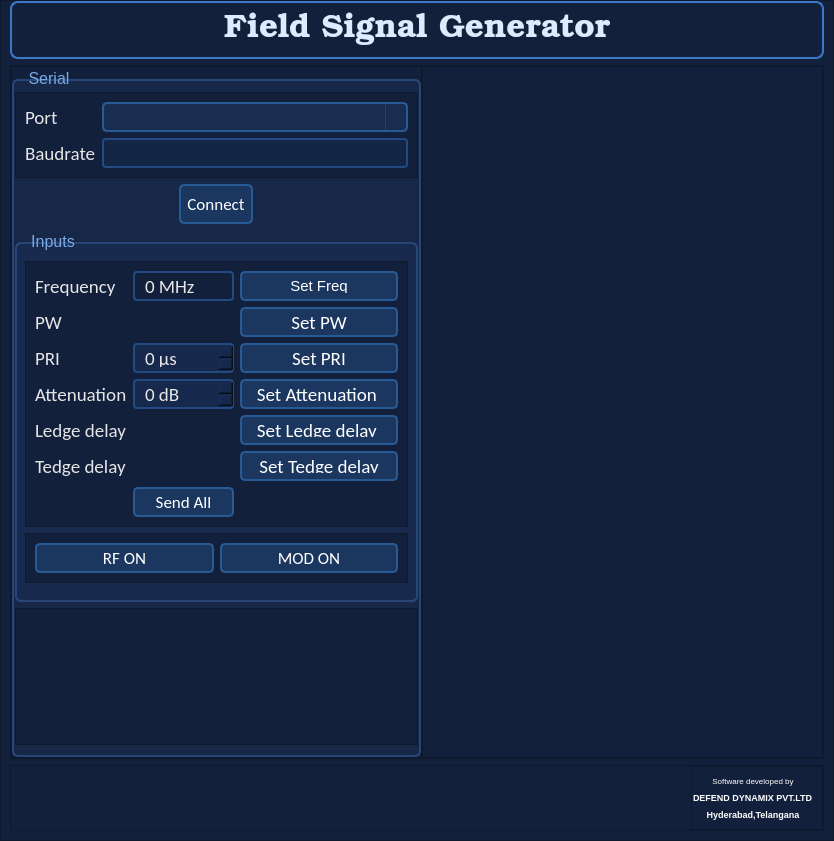
<?xml version="1.0" encoding="UTF-8"?>
<ui version="4.0">
 <class>FieldSignalGenerator</class>
 <widget class="QWidget" name="FieldSignalGenerator">
  <property name="geometry">
   <rect>
    <x>0</x>
    <y>0</y>
    <width>834</width>
    <height>841</height>
   </rect>
  </property>
  <property name="windowTitle">
   <string>Field Signal Generator</string>
  </property>
  <property name="windowIcon">
   <iconset resource="../../../R_PorpoiseTestJig/Src/Resources.qrc">
    <normaloff>:/icons/Resource/icons/Defend Dynamics.png</normaloff>:/icons/Resource/icons/Defend Dynamics.png</iconset>
  </property>
  <property name="styleSheet">
   <string notr="true">background-color: rgb(18, 32, 60);
color: rgb(230, 230, 230);</string>
  </property>
  <layout class="QVBoxLayout" name="verticalLayout">
   <property name="leftMargin">
    <number>0</number>
   </property>
   <property name="topMargin">
    <number>0</number>
   </property>
   <property name="rightMargin">
    <number>0</number>
   </property>
   <property name="bottomMargin">
    <number>0</number>
   </property>
   <item>
    <widget class="QFrame" name="frame_3">
     <property name="sizePolicy">
      <sizepolicy hsizetype="Preferred" vsizetype="Preferred">
       <horstretch>0</horstretch>
       <verstretch>0</verstretch>
      </sizepolicy>
     </property>
     <property name="minimumSize">
      <size>
       <width>0</width>
       <height>0</height>
      </size>
     </property>
     <property name="maximumSize">
      <size>
       <width>16777215</width>
       <height>16777215</height>
      </size>
     </property>
     <property name="styleSheet">
      <string notr="true"/>
     </property>
     <property name="frameShape">
      <enum>QFrame::StyledPanel</enum>
     </property>
     <property name="frameShadow">
      <enum>QFrame::Raised</enum>
     </property>
     <layout class="QVBoxLayout" name="verticalLayout_2">
      <property name="topMargin">
       <number>0</number>
      </property>
      <item>
       <widget class="QLabel" name="label_4">
        <property name="font">
         <font>
          <family>Bookman Old Style</family>
          <pointsize>25</pointsize>
          <weight>50</weight>
          <italic>false</italic>
          <bold>false</bold>
         </font>
        </property>
        <property name="styleSheet">
         <string notr="true">QLabel {
    color: rgb(220, 235, 255);
    font: bold 25pt &quot;calibri&quot;;
    padding: 10px;
    border: 2px solid rgb(60, 120, 200);
    border-radius: 8px;

    background-color: qlineargradient(
        x1:0, y1:0, x2:0, y2:1,
        stop:0 rgb(45, 90, 160),
        stop:1 rgb(18, 32, 60)
    );
}</string>
        </property>
        <property name="text">
         <string>Field Signal Generator</string>
        </property>
        <property name="alignment">
         <set>Qt::AlignCenter</set>
        </property>
       </widget>
      </item>
      <item>
       <widget class="QFrame" name="frame">
        <property name="frameShape">
         <enum>QFrame::StyledPanel</enum>
        </property>
        <property name="frameShadow">
         <enum>QFrame::Raised</enum>
        </property>
        <layout class="QHBoxLayout" name="horizontalLayout">
         <property name="spacing">
          <number>0</number>
         </property>
         <property name="leftMargin">
          <number>0</number>
         </property>
         <property name="topMargin">
          <number>0</number>
         </property>
         <property name="rightMargin">
          <number>0</number>
         </property>
         <property name="bottomMargin">
          <number>0</number>
         </property>
         <item>
          <widget class="QFrame" name="frame_2">
           <property name="sizePolicy">
            <sizepolicy hsizetype="Fixed" vsizetype="Preferred">
             <horstretch>0</horstretch>
             <verstretch>0</verstretch>
            </sizepolicy>
           </property>
           <property name="frameShape">
            <enum>QFrame::StyledPanel</enum>
           </property>
           <property name="frameShadow">
            <enum>QFrame::Raised</enum>
           </property>
           <layout class="QVBoxLayout" name="verticalLayout_3">
            <property name="spacing">
             <number>0</number>
            </property>
            <property name="leftMargin">
             <number>0</number>
            </property>
            <property name="topMargin">
             <number>0</number>
            </property>
            <property name="rightMargin">
             <number>0</number>
            </property>
            <property name="bottomMargin">
             <number>0</number>
            </property>
            <item>
             <widget class="QGroupBox" name="groupBox_4">
              <property name="sizePolicy">
               <sizepolicy hsizetype="Preferred" vsizetype="Preferred">
                <horstretch>0</horstretch>
                <verstretch>0</verstretch>
               </sizepolicy>
              </property>
              <property name="font">
               <font>
                <family>Arial</family>
                <pointsize>12</pointsize>
               </font>
              </property>
              <property name="styleSheet">
               <string notr="true">QGroupBox {
    border: 2px solid rgb(40, 70, 120);        /* navy-based border */
    background-color: rgba(25, 45, 80, 150);   /* slightly lighter navy */
    border-radius: 6px;
    margin-top: 12px;
    padding: 8px;
}

QGroupBox::title {
    subcontrol-origin: margin;
    subcontrol-position: top left;
    margin-left: 8px;
    padding: 2px 6px;
    color: rgb(120, 170, 230);                 /* soft sky-blue title */
    background-color: transparent;
    font-weight: bold;
}</string>
              </property>
              <property name="title">
               <string>Serial</string>
              </property>
              <layout class="QVBoxLayout" name="verticalLayout_10">
               <property name="leftMargin">
                <number>0</number>
               </property>
               <property name="topMargin">
                <number>0</number>
               </property>
               <property name="rightMargin">
                <number>0</number>
               </property>
               <item>
                <widget class="QFrame" name="frame_12">
                 <property name="frameShape">
                  <enum>QFrame::StyledPanel</enum>
                 </property>
                 <property name="frameShadow">
                  <enum>QFrame::Raised</enum>
                 </property>
                 <layout class="QFormLayout" name="formLayout_4">
                  <item row="0" column="0">
                   <widget class="QLabel" name="label_14">
                    <property name="font">
                     <font>
                      <family>Calibri</family>
                      <pointsize>14</pointsize>
                     </font>
                    </property>
                    <property name="text">
                     <string>Port</string>
                    </property>
                   </widget>
                  </item>
                  <item row="0" column="1">
                   <widget class="QComboBox" name="CB_PL_Port">
                    <property name="minimumSize">
                     <size>
                      <width>0</width>
                      <height>30</height>
                     </size>
                    </property>
                    <property name="maximumSize">
                     <size>
                      <width>16777215</width>
                      <height>30</height>
                     </size>
                    </property>
                    <property name="font">
                     <font>
                      <family>Arial</family>
                      <pointsize>12</pointsize>
                     </font>
                    </property>
                    <property name="styleSheet">
                     <string notr="true">QComboBox {
    background-color: rgb(25, 45, 80);
    color: white;
    border: 2px solid rgb(40, 90, 150);
    border-radius: 5px;
    padding: 4px 25px 4px 8px;
}


QComboBox::drop-down {
    subcontrol-origin: padding;
    subcontrol-position: top right;
    width: 20px;
    border-left: 1px solid #2c3f5e;
}

QComboBox::down-arrow {
    image: url(:/icons/down_arrow_white.png); /* your white arrow icon */
    width: 10px;
    height: 10px;
}

QComboBox QAbstractItemView {
    background-color: #111822;
    border: 1px solid #2c3f5e;
    selection-background-color: #4d79ff;
    color: white;
}

QComboBox::down-arrow {
    image: url(:/icons/ARrow.png);
    width: 10px;
    height: 10px;
}</string>
                    </property>
                   </widget>
                  </item>
                  <item row="1" column="0">
                   <widget class="QLabel" name="label_16">
                    <property name="font">
                     <font>
                      <family>Calibri</family>
                      <pointsize>14</pointsize>
                     </font>
                    </property>
                    <property name="text">
                     <string>Baudrate</string>
                    </property>
                   </widget>
                  </item>
                  <item row="1" column="1">
                   <widget class="QLineEdit" name="LE_PL_Baud">
                    <property name="minimumSize">
                     <size>
                      <width>0</width>
                      <height>30</height>
                     </size>
                    </property>
                    <property name="maximumSize">
                     <size>
                      <width>16777215</width>
                      <height>30</height>
                     </size>
                    </property>
                    <property name="font">
                     <font>
                      <family>Arial</family>
                      <pointsize>12</pointsize>
                     </font>
                    </property>
                    <property name="styleSheet">
                     <string notr="true">QLineEdit {
    background-color: rgb(20, 38, 70);
    color: rgb(230, 230, 230);
    border: 2px solid rgb(35, 75, 130);
    border-radius: 4px;
    padding: 4px 6px;
}

QLineEdit:focus {
    border: 2px solid rgb(100, 170, 255);
    background-color: rgb(25, 50, 90);
}</string>
                    </property>
                   </widget>
                  </item>
                 </layout>
                </widget>
               </item>
               <item alignment="Qt::AlignHCenter">
                <widget class="QPushButton" name="PB_PL_Conn">
                 <property name="minimumSize">
                  <size>
                   <width>0</width>
                   <height>40</height>
                  </size>
                 </property>
                 <property name="maximumSize">
                  <size>
                   <width>16777215</width>
                   <height>40</height>
                  </size>
                 </property>
                 <property name="font">
                  <font>
                   <family>calibri</family>
                   <pointsize>13</pointsize>
                   <weight>50</weight>
                   <italic>false</italic>
                   <bold>false</bold>
                  </font>
                 </property>
                 <property name="styleSheet">
                  <string notr="true">QPushButton {
    background-color: rgb(28, 55, 95);
    color: white;
    border: 2px solid rgb(40, 90, 150);
    border-radius: 5px;
    padding: 6px;
    font: 13pt &quot;calibri&quot;;
}

QPushButton:hover {
    background-color: rgb(50, 110, 190);
}

QPushButton:pressed {
    background-color: rgb(20, 45, 80);
    border: 2px solid rgb(100, 170, 255);
}</string>
                 </property>
                 <property name="text">
                  <string>Connect</string>
                 </property>
                 <property name="icon">
                  <iconset resource="../../../R_PorpoiseTestJig/Src/Resources.qrc">
                   <normaloff>:/icons/connected.png</normaloff>:/icons/connected.png</iconset>
                 </property>
                 <property name="iconSize">
                  <size>
                   <width>30</width>
                   <height>30</height>
                  </size>
                 </property>
                </widget>
               </item>
               <item>
                <widget class="QGroupBox" name="groupBox_5">
                 <property name="sizePolicy">
                  <sizepolicy hsizetype="Preferred" vsizetype="Preferred">
                   <horstretch>0</horstretch>
                   <verstretch>0</verstretch>
                  </sizepolicy>
                 </property>
                 <property name="font">
                  <font>
                   <family>Arial</family>
                   <pointsize>12</pointsize>
                  </font>
                 </property>
                 <property name="title">
                  <string>Inputs</string>
                 </property>
                 <layout class="QVBoxLayout" name="verticalLayout_11">
                  <property name="leftMargin">
                   <number>0</number>
                  </property>
                  <property name="rightMargin">
                   <number>0</number>
                  </property>
                  <item>
                   <widget class="QFrame" name="frame_4">
                    <property name="styleSheet">
                     <string notr="true">QPushButton {
    background-color: rgb(28, 55, 95);
    color: white;
    border: 2px solid rgb(40, 90, 150);
    border-radius: 5px;
    padding: 6px;
    font: 14pt &quot;calibri&quot;;
}

QPushButton:hover {
    background-color: rgb(50, 110, 190);
}

QPushButton:pressed {
    background-color: rgb(20, 45, 80);
    border: 2px solid rgb(100, 170, 255);
}

QSpinBox {
    background-color: rgb(22, 40, 75);
    color: rgb(230, 230, 230);
    border: 2px solid rgb(35, 75, 130);
    border-radius: 4px;
    padding: 4px 8px;
    font: 14pt &quot;calibri&quot;;
}

/* Hover */
QSpinBox:hover {
    border: 2px solid rgb(70, 140, 220);
}

/* Focus (active input look) */
QSpinBox:focus {
    border: 2px solid rgb(100, 170, 255);
    background-color: rgb(25, 50, 90);
}



/* Keep system arrows visible */
QSpinBox::up-arrow,
QSpinBox::down-arrow {
    width: 10px;
    height: 10px;
}</string>
                    </property>
                    <property name="frameShape">
                     <enum>QFrame::StyledPanel</enum>
                    </property>
                    <property name="frameShadow">
                     <enum>QFrame::Raised</enum>
                    </property>
                    <layout class="QGridLayout" name="gridLayout">
                     <item row="2" column="1">
                      <widget class="CustomDoubleSpinBox" name="SB_PW" native="true">
                       <property name="font">
                        <font>
                         <family>Calibri</family>
                         <pointsize>14</pointsize>
                        </font>
                       </property>
                      </widget>
                     </item>
                     <item row="5" column="1">
                      <widget class="CustomDoubleSpinBox" name="SB_Ledge_delay" native="true"/>
                     </item>
                     <item row="6" column="1">
                      <widget class="CustomDoubleSpinBox" name="SB_Tedge_delay" native="true">
                       <property name="font">
                        <font>
                         <family>Calibri</family>
                         <pointsize>14</pointsize>
                        </font>
                       </property>
                      </widget>
                     </item>
                     <item row="5" column="2">
                      <widget class="QPushButton" name="PB_Set_Ledge_delay">
                       <property name="maximumSize">
                        <size>
                         <width>16777215</width>
                         <height>30</height>
                        </size>
                       </property>
                       <property name="font">
                        <font>
                         <family>calibri</family>
                         <pointsize>14</pointsize>
                         <weight>50</weight>
                         <italic>false</italic>
                         <bold>false</bold>
                        </font>
                       </property>
                       <property name="text">
                        <string> Set Ledge delay  </string>
                       </property>
                      </widget>
                     </item>
                     <item row="2" column="0">
                      <widget class="QLabel" name="label_2">
                       <property name="minimumSize">
                        <size>
                         <width>0</width>
                         <height>30</height>
                        </size>
                       </property>
                       <property name="maximumSize">
                        <size>
                         <width>16777215</width>
                         <height>30</height>
                        </size>
                       </property>
                       <property name="font">
                        <font>
                         <family>Calibri</family>
                         <pointsize>14</pointsize>
                        </font>
                       </property>
                       <property name="text">
                        <string>PW</string>
                       </property>
                      </widget>
                     </item>
                     <item row="4" column="1">
                      <widget class="QSpinBox" name="SB_Attenuation">
                       <property name="minimumSize">
                        <size>
                         <width>0</width>
                         <height>30</height>
                        </size>
                       </property>
                       <property name="maximumSize">
                        <size>
                         <width>16777215</width>
                         <height>30</height>
                        </size>
                       </property>
                       <property name="font">
                        <font>
                         <family>calibri</family>
                         <pointsize>14</pointsize>
                         <weight>50</weight>
                         <italic>false</italic>
                         <bold>false</bold>
                        </font>
                       </property>
                       <property name="suffix">
                        <string> dB</string>
                       </property>
                      </widget>
                     </item>
                     <item row="6" column="0">
                      <widget class="QLabel" name="label_tedge">
                       <property name="minimumSize">
                        <size>
                         <width>0</width>
                         <height>30</height>
                        </size>
                       </property>
                       <property name="font">
                        <font>
                         <family>Calibri</family>
                         <pointsize>14</pointsize>
                        </font>
                       </property>
                       <property name="text">
                        <string>Tedge delay</string>
                       </property>
                      </widget>
                     </item>
                     <item row="5" column="0">
                      <widget class="QLabel" name="label_ledge">
                       <property name="minimumSize">
                        <size>
                         <width>0</width>
                         <height>30</height>
                        </size>
                       </property>
                       <property name="font">
                        <font>
                         <family>Calibri</family>
                         <pointsize>14</pointsize>
                        </font>
                       </property>
                       <property name="text">
                        <string>Ledge delay</string>
                       </property>
                      </widget>
                     </item>
                     <item row="3" column="1">
                      <widget class="QSpinBox" name="SB_PRI">
                       <property name="minimumSize">
                        <size>
                         <width>0</width>
                         <height>30</height>
                        </size>
                       </property>
                       <property name="maximumSize">
                        <size>
                         <width>16777215</width>
                         <height>30</height>
                        </size>
                       </property>
                       <property name="font">
                        <font>
                         <family>calibri</family>
                         <pointsize>14</pointsize>
                         <weight>50</weight>
                         <italic>false</italic>
                         <bold>false</bold>
                        </font>
                       </property>
                       <property name="suffix">
                        <string> µs</string>
                       </property>
                      </widget>
                     </item>
                     <item row="6" column="2">
                      <widget class="QPushButton" name="PB_Set_Tedge_delay">
                       <property name="maximumSize">
                        <size>
                         <width>16777215</width>
                         <height>30</height>
                        </size>
                       </property>
                       <property name="font">
                        <font>
                         <family>calibri</family>
                         <pointsize>14</pointsize>
                         <weight>50</weight>
                         <italic>false</italic>
                         <bold>false</bold>
                        </font>
                       </property>
                       <property name="text">
                        <string>Set Tedge delay</string>
                       </property>
                      </widget>
                     </item>
                     <item row="0" column="1">
                      <widget class="QSpinBox" name="SB_Frequency">
                       <property name="minimumSize">
                        <size>
                         <width>0</width>
                         <height>30</height>
                        </size>
                       </property>
                       <property name="maximumSize">
                        <size>
                         <width>16777215</width>
                         <height>30</height>
                        </size>
                       </property>
                       <property name="font">
                        <font>
                         <family>calibri</family>
                         <pointsize>14</pointsize>
                         <weight>50</weight>
                         <italic>false</italic>
                         <bold>false</bold>
                        </font>
                       </property>
                       <property name="styleSheet">
                        <string notr="true">background-color: transparent;</string>
                       </property>
                       <property name="suffix">
                        <string> MHz</string>
                       </property>
                      </widget>
                     </item>
                     <item row="4" column="2">
                      <widget class="QPushButton" name="PB_Set_Attenuation">
                       <property name="maximumSize">
                        <size>
                         <width>16777215</width>
                         <height>30</height>
                        </size>
                       </property>
                       <property name="font">
                        <font>
                         <family>calibri</family>
                         <pointsize>14</pointsize>
                         <weight>50</weight>
                         <italic>false</italic>
                         <bold>false</bold>
                        </font>
                       </property>
                       <property name="text">
                        <string>  Set Attenuation   </string>
                       </property>
                      </widget>
                     </item>
                     <item row="3" column="2">
                      <widget class="QPushButton" name="PB_Set_pri">
                       <property name="maximumSize">
                        <size>
                         <width>16777215</width>
                         <height>30</height>
                        </size>
                       </property>
                       <property name="font">
                        <font>
                         <family>calibri</family>
                         <pointsize>14</pointsize>
                         <weight>50</weight>
                         <italic>false</italic>
                         <bold>false</bold>
                        </font>
                       </property>
                       <property name="text">
                        <string>Set PRI</string>
                       </property>
                      </widget>
                     </item>
                     <item row="0" column="2">
                      <widget class="QPushButton" name="PB_Set_Frequency">
                       <property name="maximumSize">
                        <size>
                         <width>16777215</width>
                         <height>30</height>
                        </size>
                       </property>
                       <property name="font">
                        <font>
                         <family>Segoe UI</family>
                         <pointsize>11</pointsize>
                         <weight>50</weight>
                         <italic>false</italic>
                         <bold>false</bold>
                        </font>
                       </property>
                       <property name="styleSheet">
                        <string notr="true">QPushButton {
    background-color: rgb(28, 55, 95);
    color: white;
    border: 2px solid rgb(40, 90, 150);
    border-radius: 5px;
    padding: 6px;
    font: 11pt &quot;Segoe UI&quot;;
}

QPushButton:hover {
    background-color: rgb(50, 110, 190);
}

QPushButton:pressed {
    background-color: rgb(20, 45, 80);
    border: 2px solid rgb(100, 170, 255);
}</string>
                       </property>
                       <property name="text">
                        <string>Set Freq</string>
                       </property>
                      </widget>
                     </item>
                     <item row="2" column="2">
                      <widget class="QPushButton" name="PB_Set_pw">
                       <property name="maximumSize">
                        <size>
                         <width>16777215</width>
                         <height>30</height>
                        </size>
                       </property>
                       <property name="font">
                        <font>
                         <family>calibri</family>
                         <pointsize>14</pointsize>
                         <weight>50</weight>
                         <italic>false</italic>
                         <bold>false</bold>
                        </font>
                       </property>
                       <property name="text">
                        <string>Set PW</string>
                       </property>
                      </widget>
                     </item>
                     <item row="4" column="0">
                      <widget class="QLabel" name="label_12">
                       <property name="minimumSize">
                        <size>
                         <width>0</width>
                         <height>30</height>
                        </size>
                       </property>
                       <property name="maximumSize">
                        <size>
                         <width>16777215</width>
                         <height>30</height>
                        </size>
                       </property>
                       <property name="font">
                        <font>
                         <family>Calibri</family>
                         <pointsize>14</pointsize>
                        </font>
                       </property>
                       <property name="text">
                        <string>Attenuation</string>
                       </property>
                      </widget>
                     </item>
                     <item row="0" column="0">
                      <widget class="QLabel" name="label">
                       <property name="minimumSize">
                        <size>
                         <width>0</width>
                         <height>30</height>
                        </size>
                       </property>
                       <property name="maximumSize">
                        <size>
                         <width>16777215</width>
                         <height>30</height>
                        </size>
                       </property>
                       <property name="font">
                        <font>
                         <family>Calibri</family>
                         <pointsize>14</pointsize>
                        </font>
                       </property>
                       <property name="text">
                        <string>Frequency</string>
                       </property>
                      </widget>
                     </item>
                     <item row="3" column="0">
                      <widget class="QLabel" name="label_3">
                       <property name="minimumSize">
                        <size>
                         <width>0</width>
                         <height>30</height>
                        </size>
                       </property>
                       <property name="maximumSize">
                        <size>
                         <width>16777215</width>
                         <height>30</height>
                        </size>
                       </property>
                       <property name="font">
                        <font>
                         <family>Calibri</family>
                         <pointsize>14</pointsize>
                        </font>
                       </property>
                       <property name="text">
                        <string>PRI</string>
                       </property>
                      </widget>
                     </item>
                     <item row="7" column="1">
                      <widget class="QPushButton" name="PB_Send_All">
                       <property name="minimumSize">
                        <size>
                         <width>0</width>
                         <height>30</height>
                        </size>
                       </property>
                       <property name="maximumSize">
                        <size>
                         <width>16777215</width>
                         <height>30</height>
                        </size>
                       </property>
                       <property name="font">
                        <font>
                         <family>calibri</family>
                         <pointsize>13</pointsize>
                         <weight>50</weight>
                         <italic>false</italic>
                         <bold>false</bold>
                        </font>
                       </property>
                       <property name="styleSheet">
                        <string notr="true">QPushButton {
    background-color: rgb(28, 55, 95);
    color: white;
    border: 2px solid rgb(40, 90, 150);
    border-radius: 5px;
    padding: 6px;
    font: 13pt &quot;calibri&quot;;
}

QPushButton:hover {
    background-color: rgb(50, 110, 190);
}

QPushButton:pressed {
    background-color: rgb(20, 45, 80);
    border: 2px solid rgb(100, 170, 255);
}</string>
                       </property>
                       <property name="text">
                        <string>Send All</string>
                       </property>
                       <property name="icon">
                        <iconset resource="../../../R_PorpoiseTestJig/Src/Resources.qrc">
                         <normaloff>:/icons/checkmark.png</normaloff>:/icons/checkmark.png</iconset>
                       </property>
                      </widget>
                     </item>
                    </layout>
                   </widget>
                  </item>
                  <item>
                   <widget class="QFrame" name="frame_5">
                    <property name="styleSheet">
                     <string notr="true">QPushButton {
    background-color: rgb(28, 55, 95);
    color: white;
    border: 2px solid rgb(40, 90, 150);
    border-radius: 5px;
    padding: 6px;
    font: 13pt &quot;calibri&quot;;
}

QPushButton:hover {
    background-color: rgb(50, 110, 190);
}

QPushButton:pressed {
    background-color: rgb(20, 45, 80);
    border: 2px solid rgb(100, 170, 255);
}</string>
                    </property>
                    <property name="frameShape">
                     <enum>QFrame::StyledPanel</enum>
                    </property>
                    <property name="frameShadow">
                     <enum>QFrame::Raised</enum>
                    </property>
                    <layout class="QHBoxLayout" name="horizontalLayout_11">
                     <item>
                      <widget class="QPushButton" name="PB_RF">
                       <property name="minimumSize">
                        <size>
                         <width>0</width>
                         <height>30</height>
                        </size>
                       </property>
                       <property name="maximumSize">
                        <size>
                         <width>16777215</width>
                         <height>30</height>
                        </size>
                       </property>
                       <property name="font">
                        <font>
                         <family>calibri</family>
                         <pointsize>13</pointsize>
                         <weight>50</weight>
                         <italic>false</italic>
                         <bold>false</bold>
                        </font>
                       </property>
                       <property name="text">
                        <string>RF ON</string>
                       </property>
                      </widget>
                     </item>
                     <item>
                      <widget class="QPushButton" name="PB_RF_2">
                       <property name="minimumSize">
                        <size>
                         <width>0</width>
                         <height>30</height>
                        </size>
                       </property>
                       <property name="maximumSize">
                        <size>
                         <width>16777215</width>
                         <height>30</height>
                        </size>
                       </property>
                       <property name="font">
                        <font>
                         <family>calibri</family>
                         <pointsize>13</pointsize>
                         <weight>50</weight>
                         <italic>false</italic>
                         <bold>false</bold>
                        </font>
                       </property>
                       <property name="text">
                        <string>MOD ON</string>
                       </property>
                      </widget>
                     </item>
                    </layout>
                   </widget>
                  </item>
                 </layout>
                </widget>
               </item>
               <item>
                <widget class="QFrame" name="frame_11">
                 <property name="sizePolicy">
                  <sizepolicy hsizetype="Preferred" vsizetype="Preferred">
                   <horstretch>0</horstretch>
                   <verstretch>0</verstretch>
                  </sizepolicy>
                 </property>
                 <property name="font">
                  <font>
                   <family>Arial</family>
                   <pointsize>12</pointsize>
                  </font>
                 </property>
                 <property name="frameShape">
                  <enum>QFrame::StyledPanel</enum>
                 </property>
                 <property name="frameShadow">
                  <enum>QFrame::Raised</enum>
                 </property>
                 <layout class="QVBoxLayout" name="verticalLayout_7">
                  <item>
                   <spacer name="verticalSpacer">
                    <property name="orientation">
                     <enum>Qt::Vertical</enum>
                    </property>
                    <property name="sizeHint" stdset="0">
                     <size>
                      <width>20</width>
                      <height>40</height>
                     </size>
                    </property>
                   </spacer>
                  </item>
                 </layout>
                </widget>
               </item>
              </layout>
             </widget>
            </item>
           </layout>
          </widget>
         </item>
         <item>
          <widget class="QFrame" name="frame_6">
           <property name="frameShape">
            <enum>QFrame::StyledPanel</enum>
           </property>
           <property name="frameShadow">
            <enum>QFrame::Raised</enum>
           </property>
           <layout class="QVBoxLayout" name="verticalLayout_5">
            <property name="spacing">
             <number>1</number>
            </property>
            <property name="leftMargin">
             <number>3</number>
            </property>
            <property name="topMargin">
             <number>3</number>
            </property>
            <property name="rightMargin">
             <number>3</number>
            </property>
            <property name="bottomMargin">
             <number>3</number>
            </property>
            <item>
             <layout class="QVBoxLayout" name="VL_RadarAnalyzer"/>
            </item>
           </layout>
          </widget>
         </item>
        </layout>
       </widget>
      </item>
      <item>
       <widget class="QFrame" name="frame_7">
        <property name="styleSheet">
         <string notr="true">color: rgb(255, 255, 255);</string>
        </property>
        <property name="frameShape">
         <enum>QFrame::StyledPanel</enum>
        </property>
        <property name="frameShadow">
         <enum>QFrame::Raised</enum>
        </property>
        <layout class="QHBoxLayout" name="horizontalLayout_3">
         <property name="leftMargin">
          <number>0</number>
         </property>
         <property name="topMargin">
          <number>0</number>
         </property>
         <property name="rightMargin">
          <number>0</number>
         </property>
         <property name="bottomMargin">
          <number>0</number>
         </property>
         <item>
          <spacer name="horizontalSpacer">
           <property name="orientation">
            <enum>Qt::Horizontal</enum>
           </property>
           <property name="sizeHint" stdset="0">
            <size>
             <width>40</width>
             <height>20</height>
            </size>
           </property>
          </spacer>
         </item>
         <item>
          <widget class="QLabel" name="label_5">
           <property name="maximumSize">
            <size>
             <width>40</width>
             <height>40</height>
            </size>
           </property>
           <property name="text">
            <string/>
           </property>
           <property name="pixmap">
            <pixmap resource="../../../R_PorpoiseTestJig/Src/Resources.qrc">:/icons/Resource/icons/Defend Dynamics.png</pixmap>
           </property>
           <property name="scaledContents">
            <bool>true</bool>
           </property>
          </widget>
         </item>
         <item>
          <widget class="QFrame" name="frame_9">
           <property name="frameShape">
            <enum>QFrame::StyledPanel</enum>
           </property>
           <property name="frameShadow">
            <enum>QFrame::Raised</enum>
           </property>
           <layout class="QVBoxLayout" name="verticalLayout_12">
            <property name="leftMargin">
             <number>1</number>
            </property>
            <item>
             <widget class="QLabel" name="label_6">
              <property name="font">
               <font>
                <family>Arial</family>
                <pointsize>6</pointsize>
               </font>
              </property>
              <property name="styleSheet">
               <string notr="true">color: rgb(255, 255, 255);</string>
              </property>
              <property name="text">
               <string>Software developed by</string>
              </property>
              <property name="alignment">
               <set>Qt::AlignCenter</set>
              </property>
             </widget>
            </item>
            <item>
             <widget class="QLabel" name="label_7">
              <property name="font">
               <font>
                <family>Arial</family>
                <pointsize>7</pointsize>
                <weight>75</weight>
                <bold>true</bold>
               </font>
              </property>
              <property name="styleSheet">
               <string notr="true">color: rgb(255, 255, 255);</string>
              </property>
              <property name="text">
               <string>DEFEND DYNAMIX PVT.LTD</string>
              </property>
             </widget>
            </item>
            <item>
             <widget class="QLabel" name="label_8">
              <property name="font">
               <font>
                <family>Arial</family>
                <pointsize>7</pointsize>
                <weight>75</weight>
                <bold>true</bold>
               </font>
              </property>
              <property name="styleSheet">
               <string notr="true">color: rgb(255, 255, 255);</string>
              </property>
              <property name="text">
               <string>Hyderabad,Telangana</string>
              </property>
              <property name="alignment">
               <set>Qt::AlignCenter</set>
              </property>
             </widget>
            </item>
           </layout>
          </widget>
         </item>
        </layout>
       </widget>
      </item>
     </layout>
    </widget>
   </item>
  </layout>
 </widget>
 <customwidgets>
  <customwidget>
   <class>CustomDoubleSpinBox</class>
   <extends>QWidget</extends>
   <header location="global">CustomDoubleSpinBox.h</header>
   <container>1</container>
  </customwidget>
 </customwidgets>
 <resources>
  <include location="../../../R_PorpoiseTestJig/Src/Resources.qrc"/>
 </resources>
 <connections/>
</ui>
